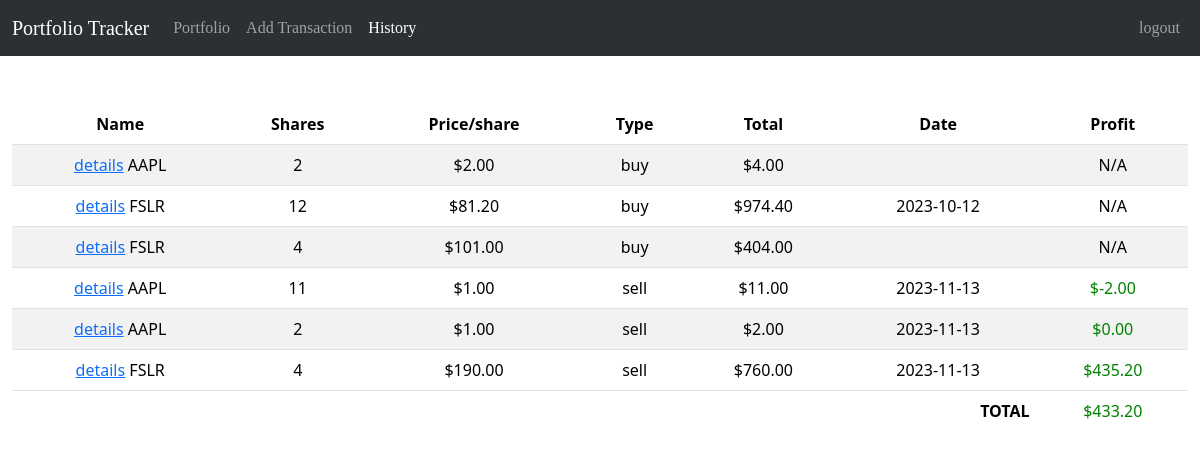
Page /history (signed in) on the earlier database version.
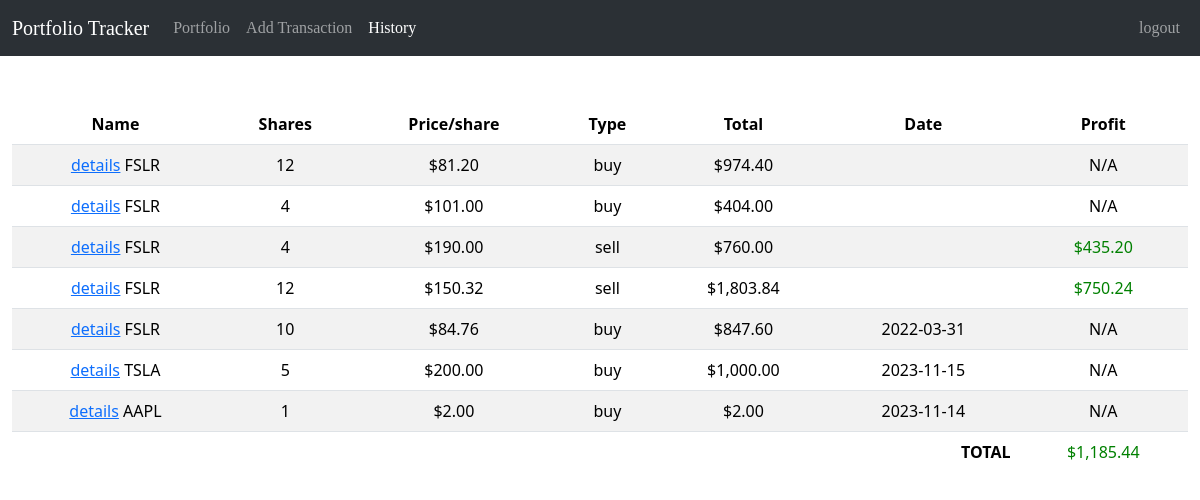
Same page on the later database version.
### tables this page shows
CREATE TABLE transactions 
    (
    transaction_id INTEGER PRIMARY KEY AUTOINCREMENT NOT NULL UNIQUE,
    user_id INTEGER NOT NULL,
    symbol VARCHAR(255) NOT NULL,
    shares INTEGER NOT NULL,
    price NUMERIC NOT NULL,
    total NUMERIC NOT NULL,
    transaction_type VARCHAR(255), -- buy or sell
    comments TEXT,
    transaction_date DATE,
    profit NUMERIC DEFAULT NULL, -- only for sales
    dequeued BOOLEAN DEFAULT 0, -- only for purchases
    FOREIGN KEY(user_id) REFERENCES users(id)
    );

### app.py (the view)
@app.route("/history")
@login_required
def history():
    with sqlite3.connect('project.db') as connection:
        connection.row_factory = sqlite3.Row
        cursor = connection.cursor()
        cursor.execute('SELECT * FROM transactions WHERE user_id = ?', (session['user_id'],))
        history = cursor.fetchall()
        total_profit = db.execute('''SELECT SUM(profit) AS total
                                   FROM transactions WHERE user_id = ? AND transaction_type="sell" ''', session['user_id'])
    total_profit = total_profit[0]['total']
    if total_profit is None:
        total_profit = 0
    return render_template('history.html' ,history=history, page='history', total_profit=total_profit)

### app.py (called while the page is built)
@app.after_request
def after_request(response):
    response.headers["Cache-Control"] = "no-cache, no-store, must-revalidate"
    response.headers["Expires"] = 0
    response.headers["Pragma"] = "no-cache"
    return response

### helpers.py (called while the page is built)
def login_required(f):
    @wraps(f)
    def decorated_function(*args, **kwargs):
        if session.get("user_id") is None:
            return redirect("/login")
        return f(*args, **kwargs)
    return decorated_function

def usd(value):
    return f"${value:,.2f}"

### templates/history.html (shortened to what this page needs)
{% extends "layout.html" %}
{% block main %}
    {% if history %}
        <table class="table table-striped">
        <thead>
            <tr>
            <th scope="col">Name</th>
            <th scope="col">Shares</th>
            <th scope="col">Price/share</th>
            <th scope="col">Type</th>
            <th scope="col">Total</th>
            <th scope="col">Date</th>
            <th scope="col">Profit</th>
            </tr>
        </thead>
                <tbody>
                    {% for transaction in history %}
                    <tr>
                    <td> <a href="/history/{{transaction.transaction_id}}">details</a> {{transaction.symbol}}</td>
                    <td>{{transaction.shares}}</td>
                    <td>{{transaction.price | usd }} </td>
                    <td>{{transaction.transaction_type}}</td>
                    <td>{{ (transaction.price * transaction.shares) | usd }}</td>
                    <td>{{transaction.transaction_date}}</td>
                    {% if transaction.profit != None %}
                    <td>
                        <span class="profits">
                            {{transaction.profit | usd}}
                        </span>
                    </td>
                    {% else %}
                    <td>
                        N/A
                    </td>
                    {% endif %}
                    </tr>
                    {% endfor %}
                </tbody>
                <tfoot>
                    <tr >
                        <td class="fw-bold text-end border-0" colspan="6">TOTAL</td>
                        <td class="profits border-0">{{total_profit | usd}}</td>
                    </tr>
                </tfoot>
        </table>
    {% endif %}
{% endblock %}

### templates/layout.html (shortened to what this page needs)
<!DOCTYPE html>
<html lang="en">
<head>
    <link href="https://cdn.jsdelivr.net/npm/bootstrap@5.3.2/dist/css/bootstrap.min.css" rel="stylesheet">
        <link rel="stylesheet" href="https://cdn.jsdelivr.net/npm/bootstrap-icons@1.5.0/font/bootstrap-icons.css">
    <link rel="stylesheet" href="../static/styles.css">
</head>
<body >
    <nav class="navbar navbar-expand-lg bg-body-tertiary" data-bs-theme="dark" id="mynav">
    <div class="container-fluid">
        <a class="navbar-brand" href="/">Portfolio Tracker</a>
        <div class="collapse navbar-collapse" id="navbarSupportedContent">
        {% if session['user_id'] %}
        <ul class="navbar-nav me-auto mb-2 mb-lg-0">
            <li class="nav-item">
            <a class="nav-link {% if page=='portfolio' %} active {% endif%}" href="/portfolio">Portfolio</a>
            </li>
            <li class="nav-item">
            <a class="nav-link {% if page=='add' %} active {% endif%}" href="/add">Add Transaction</a>
            </li>
            <li class="nav-item">
            <a class="nav-link {% if page=='history' %} active {% endif%}"  href="/history">History</a>
            </li>
        </ul>
        <ul class="navbar-nav  mb-2 mb-lg-0">
            <li class="nav-item">
            <a class="nav-link {% if page=='logout' %} active {% endif%}" href="/logout" >logout</a>
            </li>
        </ul>
        {% endif %}
        </div>
    </div>
    </nav>
    <main class="container-fluid py-5 text-center">
        {% block main %} {%endblock %}
    </main>
</body>
</html>

### static/styles.css (style rules this page uses)
main { overflow-x: scroll; }
nav#mynav { position: sticky; }
a.navbar-brand, a.nav-link { font-family: 'Merriweather', serif; }

Differences in the rows shown:
removed transactions: (transaction.price*transaction.shares)|usd "$2.00"
no longer on this page (row edited): transactions: (transaction.price*transaction.shares)|usd "$760.00"
changed transactions (number 1 of 7 on the later page): symbol "AAPL" → "FSLR"; shares "2" → "12"; price "$2.00" → "$81.20"; (transaction.price*transaction.shares)|usd "$4.00" → "$974.40"
changed transactions (number 2 of 7 on the later page): shares "12" → "4"; price "$81.20" → "$101.00"; (transaction.price*transaction.shares)|usd "$974.40" → "$404.00"; transaction_date "2023-10-12" → (not shown)
changed transactions (number 3 of 7 on the later page): price "$101.00" → "$190.00"; transaction_type "buy" → "sell"; (transaction.price*transaction.shares)|usd "$404.00" → "$760.00"; profit (not shown) → "$435.20"; no longer shows "N/A"
changed transactions (number 4 of 7 on the later page): symbol "AAPL" → "FSLR"; shares "11" → "12"; price "$1.00" → "$150.32"; (transaction.price*transaction.shares)|usd "$11.00" → "$1,803.84"; profit "$-2.00" → "$750.24"; transaction_date "2023-11-13" → (not shown)
added transactions: (transaction.price*transaction.shares)|usd "$847.60", shows "N/A"
added transactions: (transaction.price*transaction.shares)|usd "$1,000.00", shows "N/A"
added transactions: (transaction.price*transaction.shares)|usd "$2.00", shows "N/A"
Other differences:
{{ total_profit | usd }}: "$433.20" → "$1,185.44"
